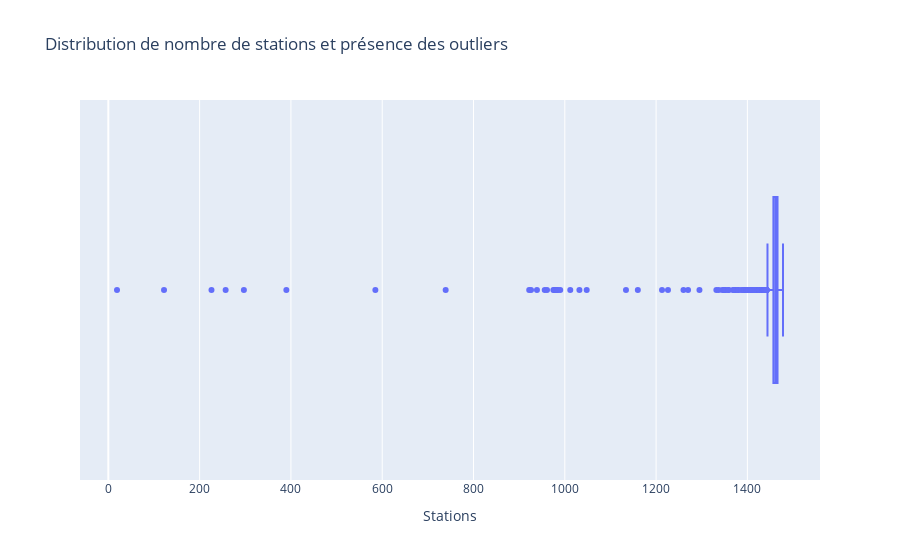
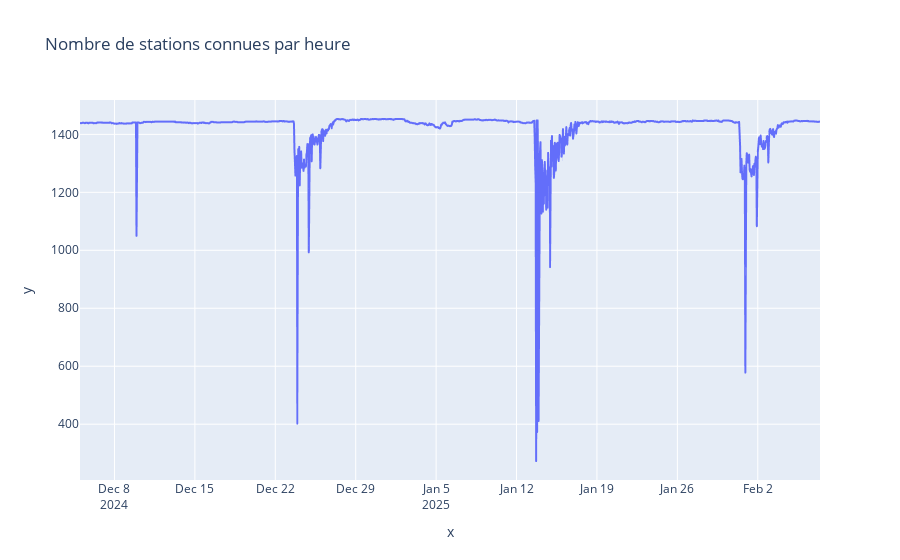
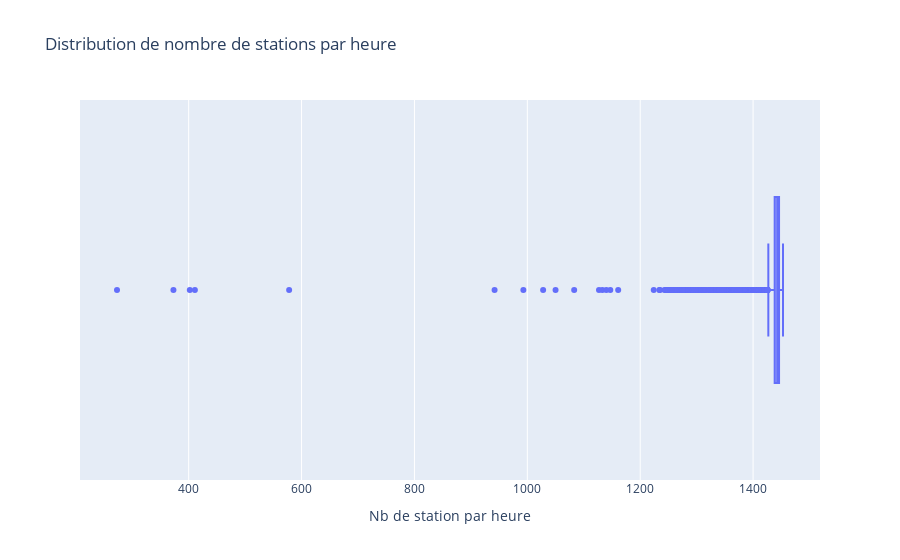

Write notebook code for charts like these, in order.
### Code cell
px.box(df.station.value_counts(), 'count', labels={'count' : 'Stations'}, title='Distribution de nombre de stations et présence des outliers').show()
datehour_df = df.groupby('datehour').station.count().reset_index()
px.line(x=datehour_df.datehour, y=datehour_df['station'], labels={'datehour' : 'Date-heure', 'station' : 'Nb de stations par heure'}, title='Nombre de stations connues par heure').show()
px.box(datehour_df, 'station', labels={'station' : 'Nb de station par heure'}, title='Distribution de nombre de stations par heure').show()

### Figure 1 — Plotly figure (JSON) as saved in the notebook; plotly's stock layout.template omitted (floating-point values rounded to 4 significant figures; data arrays with more than 128 entries replaced by an {"elided": "..."} marker saying what was removed)
{"data": [{"alignmentgroup": "True", "hovertemplate": "Stations=%{x}<extra></extra>", "legendgroup": "", "marker": {"color": "#636efa"}, "name": "", "notched": false, "offsetgroup": "", "orientation": "h", "showlegend": false, "type": "box", "x": {"elided": "1460 int values"}, "x0": " ", "xaxis": "x", "y0": " ", "yaxis": "y"}], "layout": {"boxmode": "group", "legend": {"tracegroupgap": 0}, "title": {"text": "Distribution de nombre de stations et présence des outliers"}, "xaxis": {"anchor": "y", "domain": [0, 1], "title": {"text": "Stations"}}, "yaxis": {"anchor": "x", "domain": [0, 1]}}}

### Figure 2 — Plotly figure (JSON) as saved in the notebook; plotly's stock layout.template omitted (floating-point values rounded to 4 significant figures; data arrays with more than 128 entries replaced by an {"elided": "..."} marker saying what was removed)
{"data": [{"hovertemplate": "x=%{x}<br>y=%{y}<extra></extra>", "legendgroup": "", "line": {"color": "#636efa", "dash": "solid"}, "marker": {"symbol": "circle"}, "mode": "lines", "name": "", "showlegend": false, "type": "scattergl", "x": {"elided": "1483 str values"}, "xaxis": "x", "y": {"elided": "1483 int values"}, "yaxis": "y"}], "layout": {"legend": {"tracegroupgap": 0}, "title": {"text": "Nombre de stations connues par heure"}, "xaxis": {"anchor": "y", "domain": [0, 1], "title": {"text": "x"}}, "yaxis": {"anchor": "x", "domain": [0, 1], "title": {"text": "y"}}}}

### Figure 3 — Plotly figure (JSON) as saved in the notebook; plotly's stock layout.template omitted (floating-point values rounded to 4 significant figures; data arrays with more than 128 entries replaced by an {"elided": "..."} marker saying what was removed)
{"data": [{"alignmentgroup": "True", "hovertemplate": "Nb de station par heure=%{x}<extra></extra>", "legendgroup": "", "marker": {"color": "#636efa"}, "name": "", "notched": false, "offsetgroup": "", "orientation": "h", "showlegend": false, "type": "box", "x": {"elided": "1483 int values"}, "x0": " ", "xaxis": "x", "y0": " ", "yaxis": "y"}], "layout": {"boxmode": "group", "legend": {"tracegroupgap": 0}, "title": {"text": "Distribution de nombre de stations par heure"}, "xaxis": {"anchor": "y", "domain": [0, 1], "title": {"text": "Nb de station par heure"}}, "yaxis": {"anchor": "x", "domain": [0, 1]}}}
